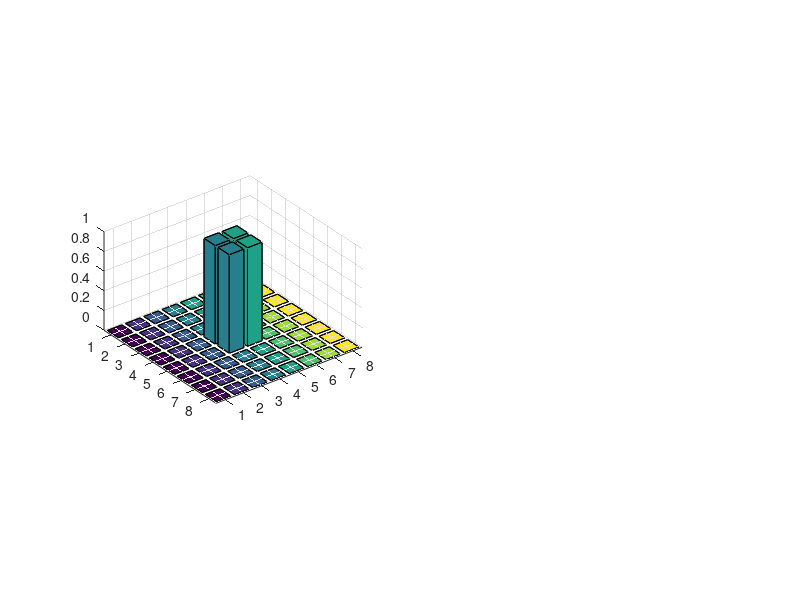

Recreate this plot in MATLAB. (Note: this script raises an error after producing the figure.)
clear;clc;close all


n = 8;
nx = n;
ny = n;


Vgrid = zeros(nx,ny);
pw = 2;
ix = (ceil((nx-pw)/2)+1):(ceil((nx-pw)/2)+pw)
Vgrid(ceil(nx/2):ceil(nx/2+(pw-1)),(ny/2):(ny/2+(pw-1))) = 1;

Vf = fftshift(fftn(Vgrid)) / (nx*ny);
% Vf = (fftn(Vgrid)) / (nx*ny);

figure(1)
subplot(1,2,1)
b = bar3(Vgrid)
for k = 1:length(b)
    zdata = b(k).ZData;
    b(k).CData = zdata;
    b(k).FaceColor = 'interp';
end

subplot(1,2,2)
b = bar3(Vf)
for k = 1:length(b)
    zdata = b(k).ZData;
    b(k).CData = zdata;
    b(k).FaceColor = 'interp';
end

% xlim([0,nx])
% ylim([0,ny])
% axis equal